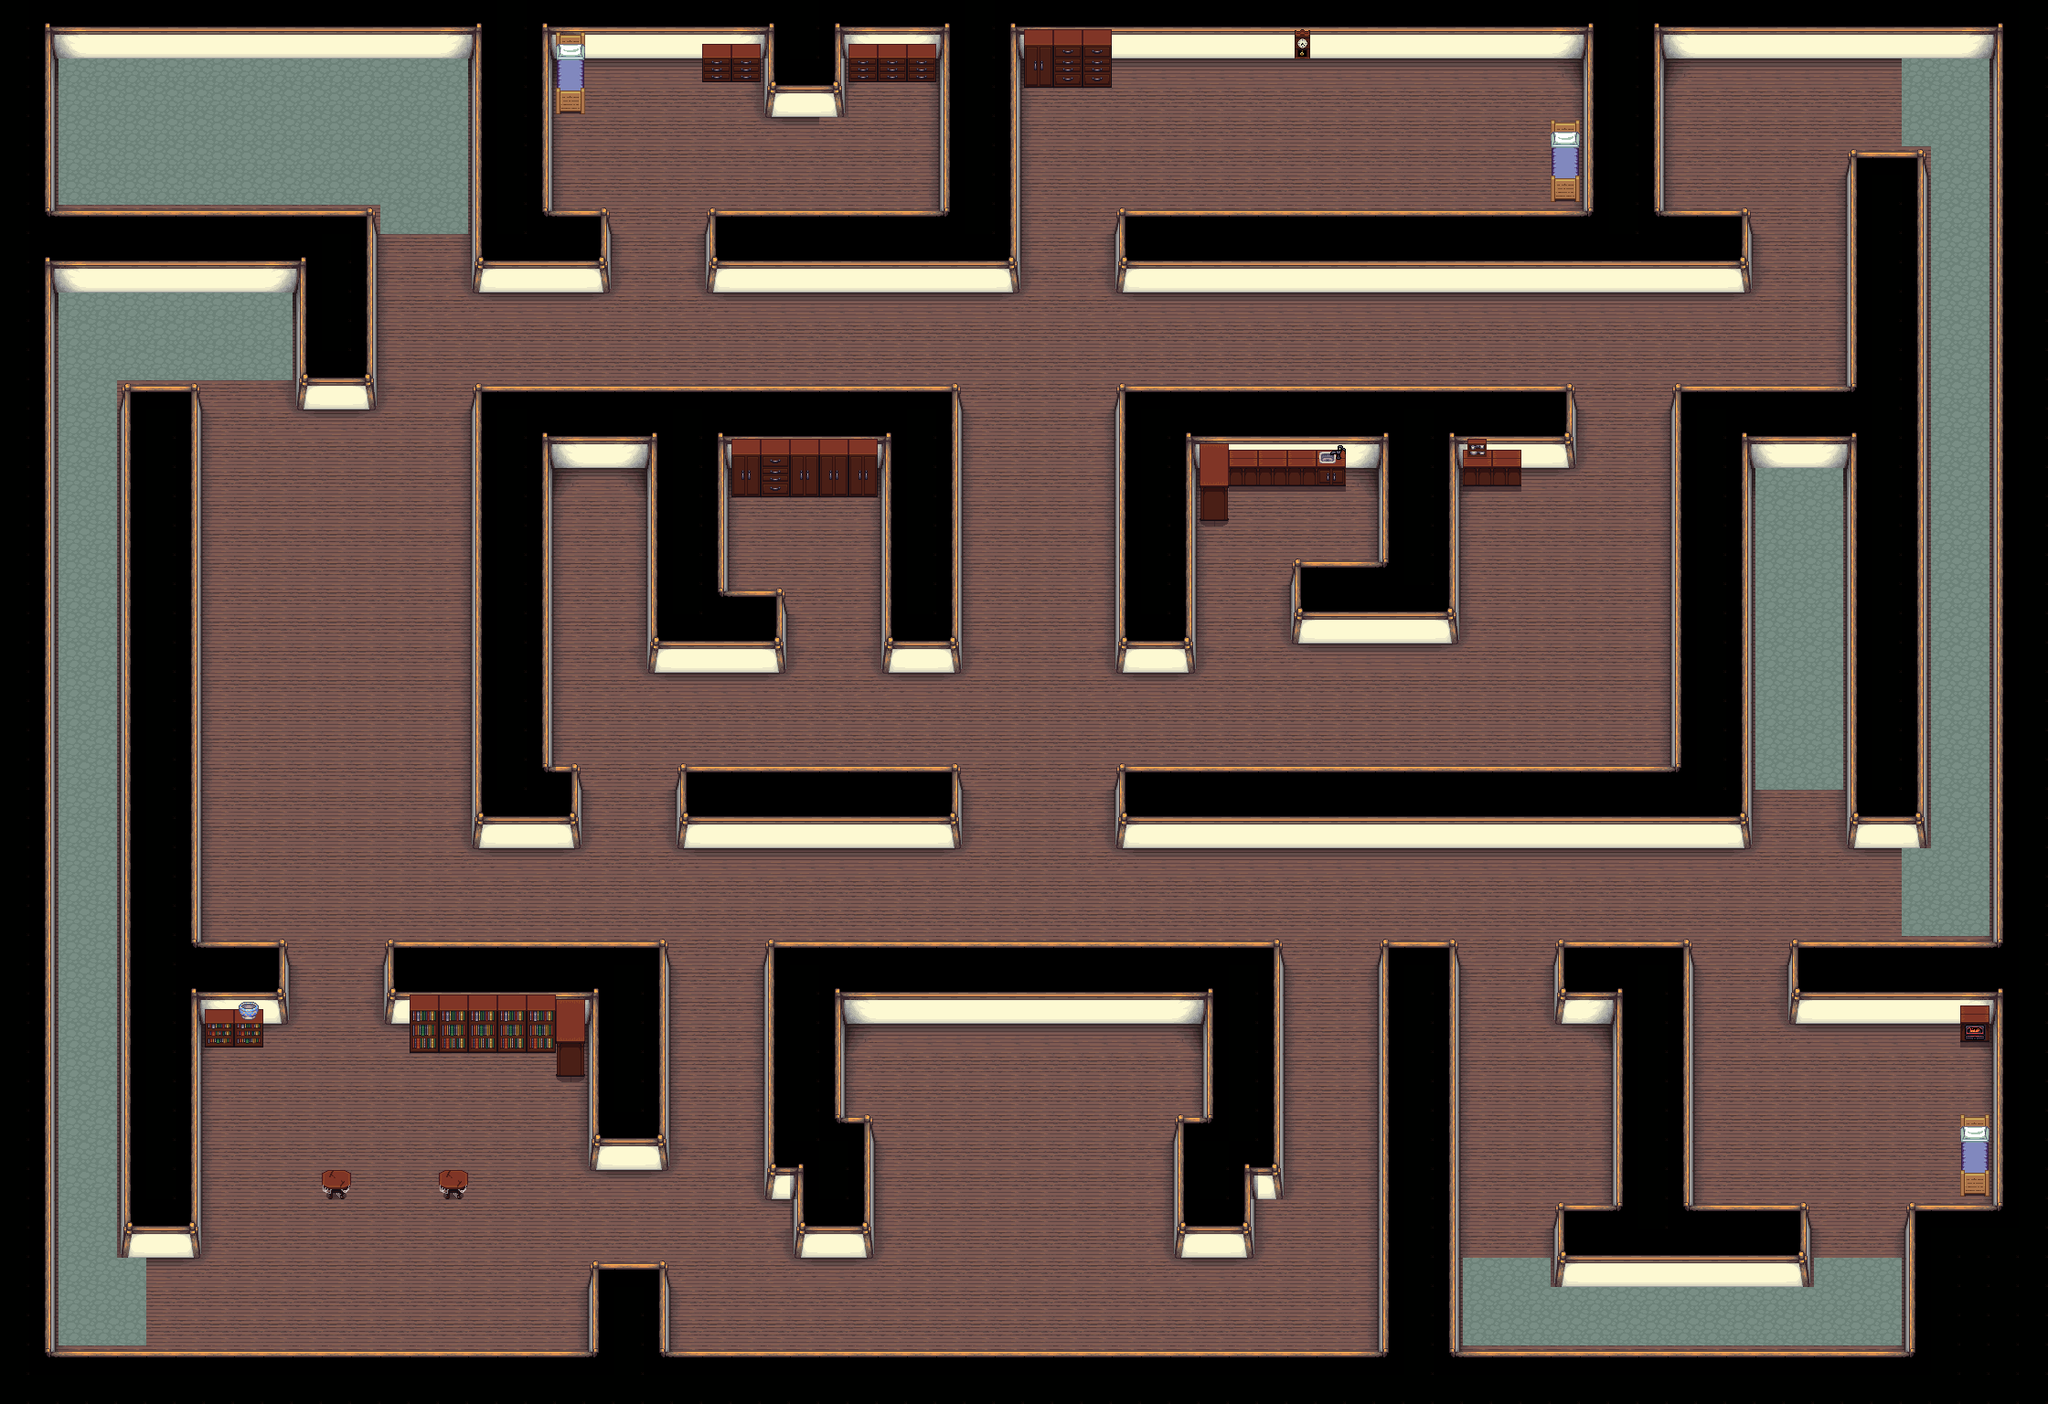

A 2D game scene composited from a Tiled map and its tileset images. What follows is a short description and the map's XML, with each tile layer's data collapsed to a summary:
An orthogonal 70x48 tile map with 32x32 px tiles, 2 tile layers (Floor, Decorations), 2 tilesets and 155 objects (66x node, 46x wall, 5x portal).

<map version="1.0" tiledversion="1.0.3" orientation="orthogonal" renderorder="right-down" width="70" height="48" tilewidth="32" tileheight="32" nextobjectid="314">
 <tileset firstgid="1" source="base-layout.tsx" />
 <tileset firstgid="118" source="decorations.tsx" />
 <layer name="Floor" width="70" height="48">
  <data>[3360 cells, 3360 non-empty, 43 distinct tile ids]</data>
 </layer>
 <layer name="Decorations" width="70" height="48">
  <data>[3360 cells, 73 non-empty, 25 distinct tile ids]</data>
 </layer>
 <objectgroup color="#000000" name="Wall">
  <object id="35" type="wall" x="0" y="0" width="2240" height="64" />
  <object id="36" type="wall" x="0" y="1472" width="2240" height="64" />
  <object id="37" type="wall" x="0" y="64" width="64" height="1408" />
  <object id="38" type="wall" x="2176" y="64" width="64" height="1408" />
  <object id="40" type="wall" x="64" y="224" width="352" height="96" />
  <object id="41" type="wall" x="512" y="64" width="96" height="256" />
  <object id="43" type="wall" x="128" y="416" width="96" height="960" />
  <object id="44" type="wall" x="320" y="320" width="96" height="128" />
  <object id="47" type="wall" x="608" y="224" width="64" height="96" />
  <object id="48" type="wall" x="768" y="224" width="352" height="96" />
  <object id="49" type="wall" x="1024" y="64" width="96" height="160" />
  <object id="50" type="wall" x="1216" y="224" width="704" height="96" />
  <object id="54" type="wall" x="1728" y="64" width="96" height="160" />
  <object id="57" type="wall" x="1824" y="416" width="192" height="96" />
  <object id="58" type="wall" x="1824" y="512" width="96" height="416" />
  <object id="61" type="wall" x="1216" y="832" width="608" height="96" />
  <object id="63" type="wall" x="1216" y="512" width="96" height="224" />
  <object id="66" type="wall" x="1408" y="608" width="192" height="96" />
  <object id="67" type="wall" x="1504" y="512" width="96" height="96" />
  <object id="68" type="wall" x="1216" y="416" width="512" height="96" />
  <object id="73" type="wall" x="1696" y="1312" width="288" height="96" />
  <object id="74" type="wall" x="1696" y="1024" width="160" height="96" />
  <object id="77" type="wall" x="1504" y="1024" width="96" height="448" />
  <object id="80" type="wall" x="1952" y="1024" width="224" height="96" />
  <object id="86" type="wall" x="512" y="416" width="544" height="96" />
  <object id="87" type="wall" x="512" y="512" width="96" height="416" />
  <object id="88" type="wall" x="608" y="832" width="32" height="96" />
  <object id="89" type="wall" x="736" y="832" width="320" height="96" />
  <object id="90" type="wall" x="960" y="512" width="96" height="224" />
  <object id="94" type="wall" x="704" y="512" width="96" height="224" />
  <object id="95" type="wall" x="224" y="1024" width="96" height="96" />
  <object id="96" type="wall" x="416" y="1024" width="320" height="96" />
  <object id="97" type="wall" x="640" y="1120" width="96" height="160" />
  <object id="98" type="wall" x="640" y="1376" width="96" height="96" />
  <object id="102" type="wall" x="832" y="1024" width="576" height="96" />
  <object id="103" type="wall" x="832" y="1120" width="96" height="96" />
  <object id="104" type="wall" x="1312" y="1120" width="96" height="96" />
  <object id="105" type="wall" x="832" y="1216" width="128" height="96" />
  <object id="106" type="wall" x="1280" y="1216" width="128" height="96" />
  <object id="107" type="wall" x="864" y="1312" width="96" height="64" />
  <object id="108" type="wall" x="1280" y="1312" width="96" height="64" />
  <object id="256" type="wall" x="800" y="640" width="64" height="96" />
  <object id="259" type="wall" x="2016" y="160" width="96" height="768" />
  <object id="261" type="wall" x="1760" y="1120" width="96" height="192" />
  <object id="263" type="wall" x="2080" y="1312" width="96" height="160" />
  <object id="264" type="wall" x="832" y="64" width="96" height="64" />
 </objectgroup>
 <objectgroup color="#00ff00" name="Door H">
  <object id="109" x="416" y="256" width="96" height="32" />
  <object id="112" x="224" y="416" width="96" height="32" />
  <object id="114" x="320" y="1056" width="96" height="32" />
  <object id="116" x="1600" y="1056" width="96" height="32" />
  <object id="117" x="1600" y="1344" width="96" height="32" />
  <object id="118" x="1984" y="1344" width="96" height="32" />
  <object id="120" x="1856" y="1056" width="96" height="32" />
  <object id="122" x="1920" y="864" width="96" height="32" />
  <object id="125" x="1728" y="448" width="96" height="32" />
  <object id="126" x="1920" y="256" width="96" height="32" />
  <object id="133" x="672" y="256" width="96" height="32" />
  <object id="134" x="640" y="864" width="96" height="32" />
  <object id="135" x="864" y="672" width="96" height="32" />
  <object id="138" x="1312" y="640" width="96" height="32" />
  <object id="265" x="1120" y="256" width="96" height="32" />
 </objectgroup>
 <objectgroup color="#0000ff" name="Door V">
  <object id="129" x="2048" y="64" width="32" height="96" />
  <object id="136" x="992" y="736" width="32" height="96" />
  <object id="137" x="1248" y="736" width="32" height="96" />
  <object id="140" x="672" y="1280" width="32" height="96" />
  <object id="141" x="160" y="1376" width="32" height="96" />
  <object id="266" x="2048" y="928" width="32" height="96" />
  <object id="268" x="864" y="128" width="32" height="96" />
 </objectgroup>
 <objectgroup color="#ff0000" name="Portals">
  <object id="143" name="Stairs Up" type="portal" x="928" y="1120" width="32" height="96">
   <properties>
    <property name="dx" type="int" value="1088" />
    <property name="dy" type="int" value="1152" />
    <property name="room" type="int" value="2" />
   </properties>
  </object>
  <object id="144" name="Stairs Up" type="portal" x="1280" y="1120" width="32" height="96">
   <properties>
    <property name="dx" type="int" value="1088" />
    <property name="dy" type="int" value="1152" />
    <property name="room" type="int" value="2" />
   </properties>
  </object>
  <object id="145" name="Stairs Down" type="portal" x="1920" y="512" width="96" height="32">
   <properties>
    <property name="dx" type="int" value="2112" />
    <property name="dy" type="int" value="384" />
    <property name="room" type="int" value="3" />
   </properties>
  </object>
  <object id="146" name="Stairs Down" type="portal" x="64" y="64" width="32" height="160">
   <properties>
    <property name="dx" type="int" value="96" />
    <property name="dy" type="int" value="96" />
    <property name="room" type="int" value="3" />
   </properties>
  </object>
  <object id="148" name="Shute" type="portal" x="608" y="512" width="96" height="96">
   <properties>
    <property name="dx" type="int" value="800" />
    <property name="dy" type="int" value="544" />
    <property name="room" type="int" value="3" />
   </properties>
  </object>
 </objectgroup>
 <objectgroup color="#820082" name="Item">
  <object id="152" x="960" y="96" width="32" height="32" />
  <object id="153" x="832" y="544" width="32" height="32" />
  <object id="154" x="1440" y="544" width="32" height="32" />
  <object id="155" x="1344" y="160" width="32" height="32" />
  <object id="156" x="1760" y="768" width="32" height="32" />
  <object id="157" x="1856" y="96" width="32" height="32" />
  <object id="158" x="1664" y="96" width="32" height="32" />
  <object id="159" x="256" y="960" width="32" height="32" />
  <object id="162" x="288" y="1344" width="32" height="32" />
  <object id="163" x="2016" y="1440" width="32" height="32" />
  <object id="164" x="2112" y="1152" width="32" height="32" />
  <object id="165" x="2112" y="1248" width="32" height="32" />
  <object id="166" x="1888" y="1248" width="32" height="32" />
  </objectgroup>
 <objectgroup color="#550000" name="Paths">
  <!-- 66 objects omitted --></objectgroup>
</map>
<!-- 69 of 155 objects omitted -->
